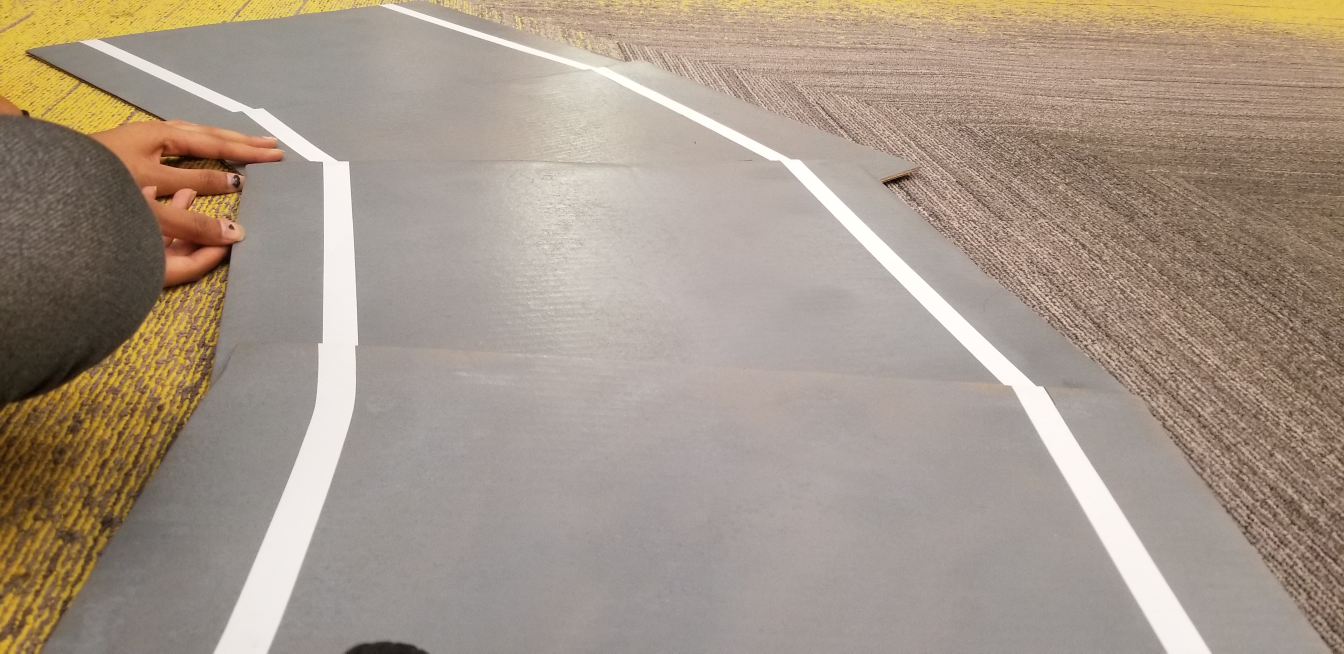
#> input picture Image_Processing/realTest1.jpg, 4032 x 1960 px, given in place of test_image.jpg, which was not available (shown at 1/3 size)
$ python lane.py
#> lines starting #> are read from the running program, lines starting #| are printed output that depends on the picture; after the words box and inside, x2 and y2 are one past the last pixel; in counts of white or black regions, pixels touching at a corner belong together; pictures that were not available may be replaced by others from this repository, and a replacement may not be noted
#import sys
#sys.path.remove('/opt/ros/kinetic/lib/python2.7/dist-packages')

import cv2
import numpy as np
# import matplotlib.pyplot as plt

def Canny(image):
	gray = cv2.cvtColor(image, cv2.COLOR_RGB2GRAY)
	# blur = cv2.GaussianBlur(gray, (5,5), 0)
	canny = cv2.Canny(gray, 50, 150)
	return canny

def region_of_interest(image):
	height = image.shape[0]
	polygons = np.array([
	[(200, height), (1100, height), (550, 250)]
	])
	mask = np.zeros_like(image)
	cv2.fillPoly(mask, polygons, 255)
	mask_image = cv2.bitwise_and(image, mask)
	return mask_image

def display_line(image, lines):
	lines_image = np.zeros_like(image)
	if lines is not None:
		for line in lines:
			x1, y1, x2, y2 = line.reshape(4)
			# draw in image, first point, second point, line color, line thickness
			cv2.line(lines_image, (x1, y1), (x2, y2), (255, 0, 0), 10)
	return lines_image

def make_coordinates(image, line_parameters):
	slope, intercept = line_parameters
	y1 = image.shape[0]
	y2 = int(y1*3/5)
	x1 = int((y1 - intercept)/slope)
	x2 = int((y2 - intercept)/slope)
	return np.array([x1, y1, x2, y2])

def average_slope_intercept(image, lines):
	left_fit = []
	right_fit = []
	for line in lines:
		x1, y1, x2, y2 = line.reshape(4)
		#Fit a polynomial with specified degree to the coordinates
		#Return the parameter of the Polynomial
		parameters = np.polyfit((x1, x2), (y1, y2),1)
		slope = parameters[0]
		intercept = parameters[1]
		if slope < 0:
			left_fit.append((slope, intercept))
		else:
			right_fit.append((slope, intercept))
	left_fit_average = np.average(left_fit, axis = 0)
	right_fit_average = np.average(right_fit, axis = 0)
	left_line = make_coordinates(image, left_fit_average)
	right_line = make_coordinates(image, right_fit_average)
	return np.array([left_line, right_line])

def main():
	sample_image = cv2.imread("test_image.jpg")
#> sample_image is the input picture: shape (1960, 4032, 3); mean B, G, R 137.2, 151.3, 165.6
	height = sample_image.shape[0]
#> height = 1960
	width = sample_image.shape[1]
#> width = 4032

	image = cv2.imread("my_test.JPG")
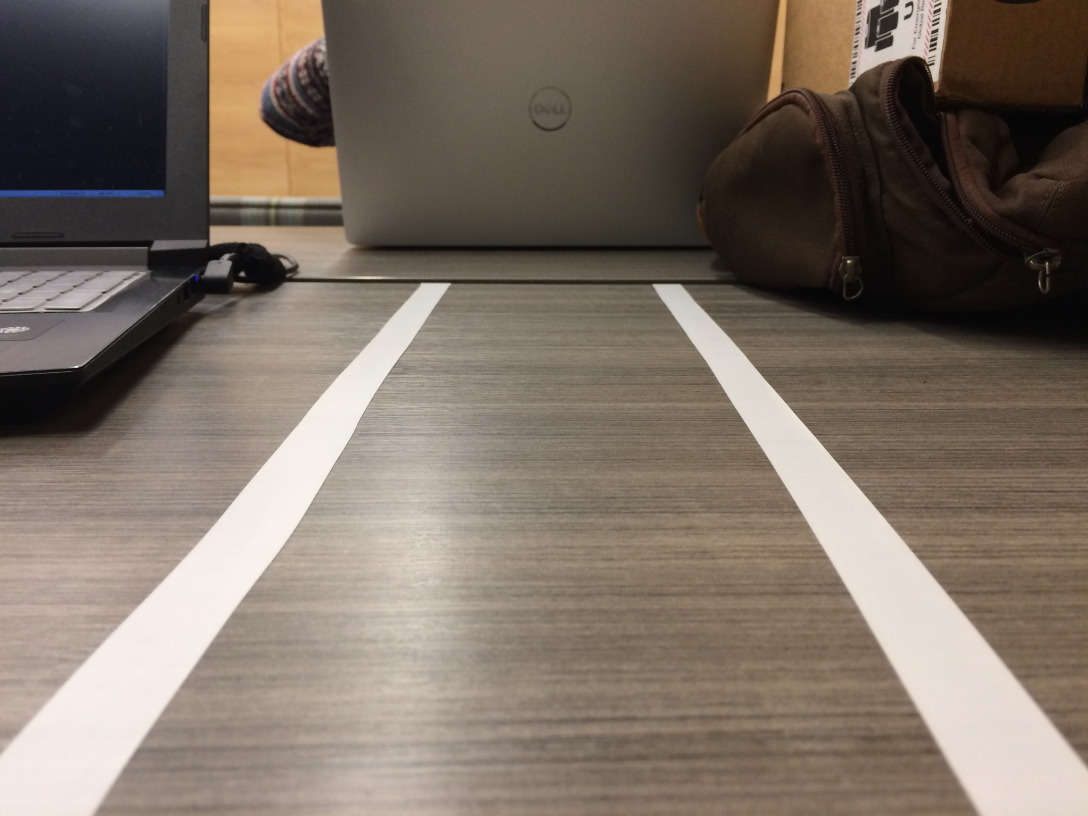
#> input picture Duy/my_test.JPG, 3264 x 2448 px (shown at 1/3 size)
#> image is the input picture: shape (2448, 3264, 3); mean B, G, R 101.4, 112.6, 125
	image = cv2.resize(image, (width, height))
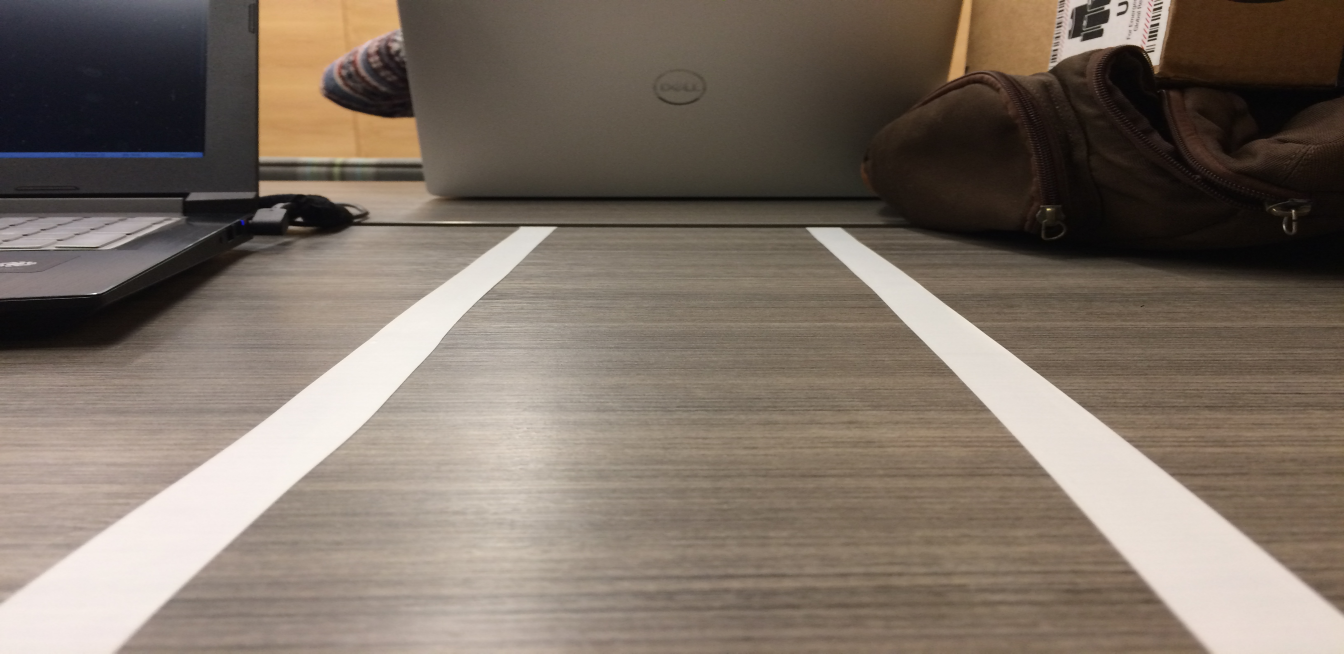
#> image: shape (1960, 4032, 3) (shown at 1/3 size); mean B, G, R 101.3, 112.4, 124.9

	lane_image = np.copy(image)
	canny_image = Canny(lane_image)
#> in Canny, `gray = cv2.cvtColor(image, cv2.COLOR_RGB2GRAY)`:
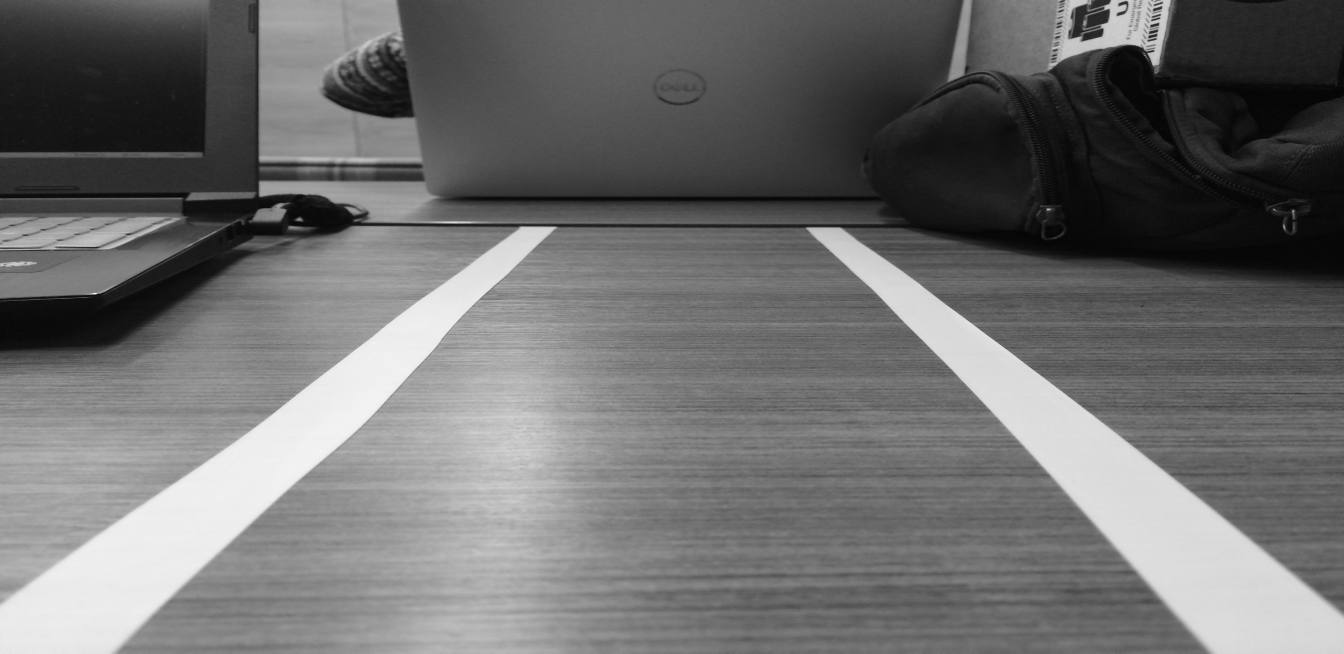
#> gray: shape (1960, 4032) (shown at 1/3 size); min 0, max 254, mean 110.6
#> in Canny, `canny = cv2.Canny(gray, 50, 150)`:
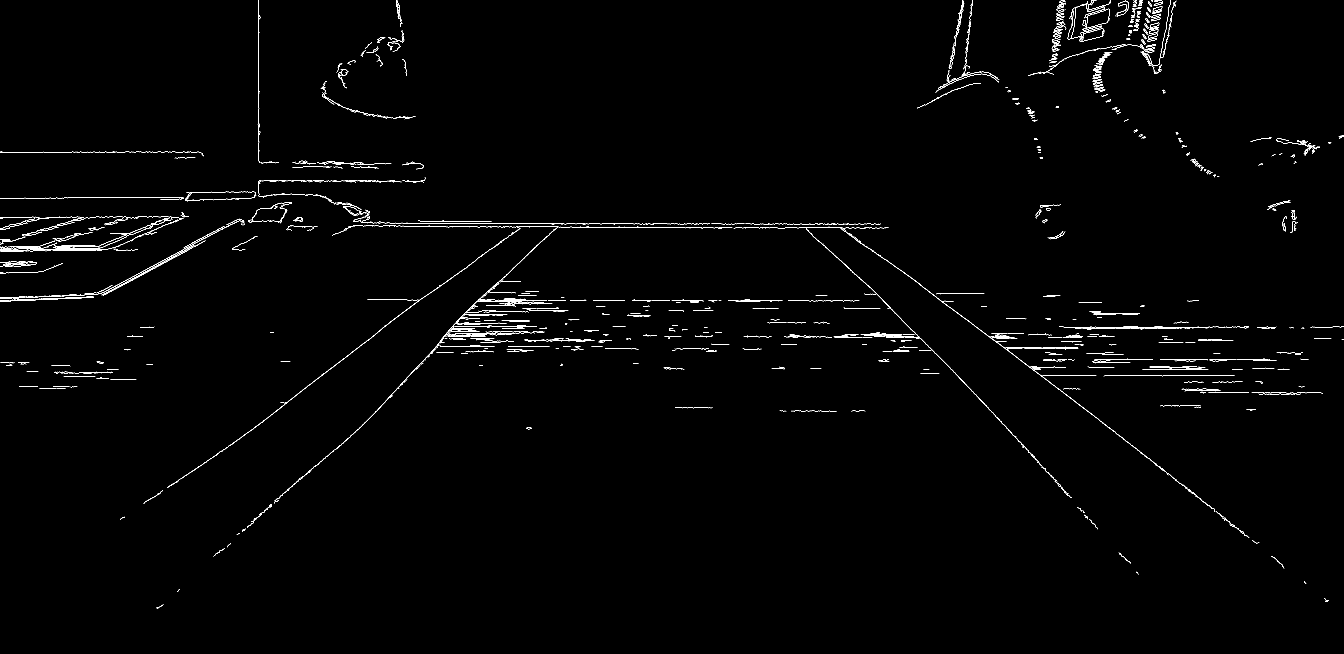
#> canny: shape (1960, 4032) (shown at 1/3 size); 0.76% white in thin lines or dots
	crop_image = region_of_interest(canny_image)
#> in region_of_interest, `cv2.fillPoly(mask, polygons, 255)`: mask: shape (1960, 4032); 9.8% white; 1 white region, box (x1, y1, x2, y2) and area: (200, 250, 1101, 1960) 771210
#> in region_of_interest, `mask_image = cv2.bitwise_and(image, mask)`:
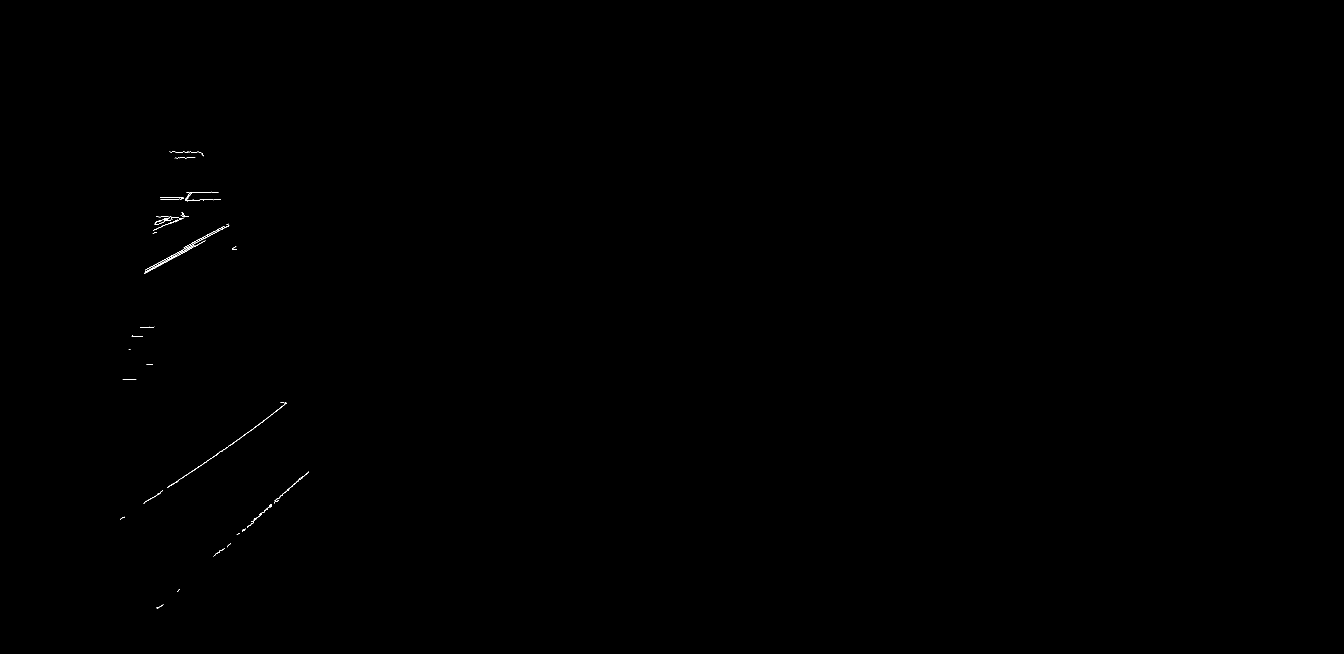
#> mask_image: shape (1960, 4032) (shown at 1/3 size); 0.05% white in thin lines or dots, all inside (x1, y1, x2, y2) = (360, 455, 927, 1827)
	cv2.imshow('hi',canny_image)

	# [10 lines of commented-out code are left out]
	cv2.waitKey(0)
	# [27 lines of commented-out code are left out]
if __name__ == "__main__":
	main()
